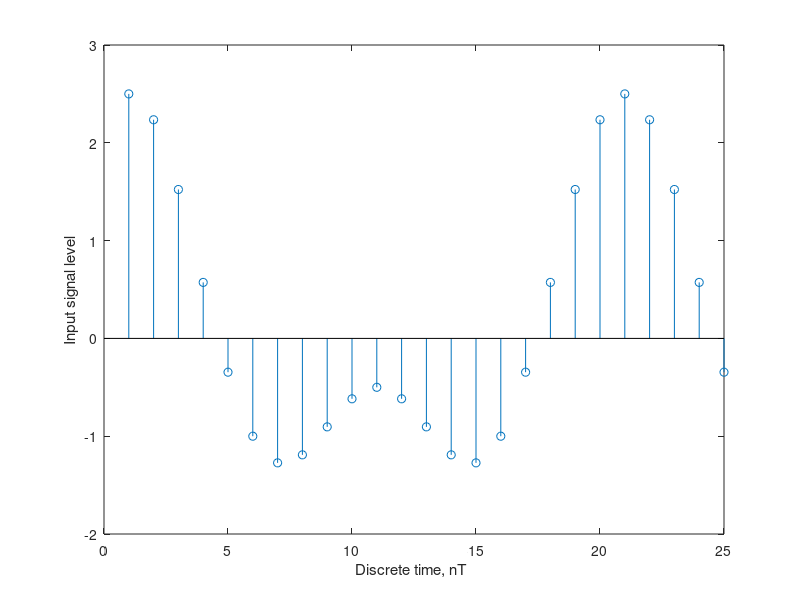
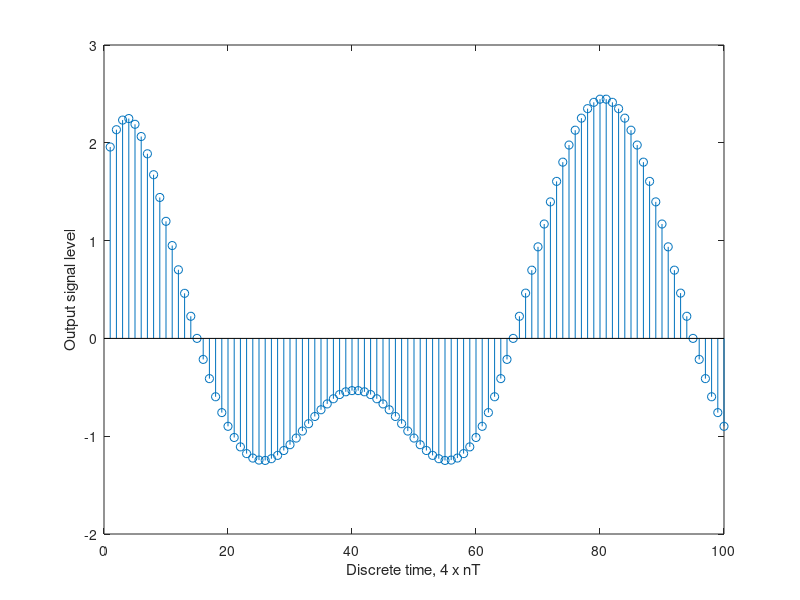

Here is the MATLAB script that generated these plots, in order:

%
%  m-file to illustrate simple interpolation and 
%  decimation operations (Program 9B.1, p641)
%	File name: prog9b1.m
%	An Illustration of interpolation by a factor of 4
%
Fs=1000;											%	sampling frequency
A=1.5;											%	relative amplitudes
B=1;
f1=50;											%	signal frequencies
f2=100;
t=0:1/Fs:1;										%	time vector
x=A*cos(2*pi*f1*t)+B*cos(2*pi*f2*t);	%	generate signal
y=interp(x,4);									%	interpolate signal by 4
stem(x(1:25))									%	plot original signal
xlabel('Discrete time, nT ')
ylabel('Input signal level')
figure
stem(y(1:100))									%	plot interpolated signal.
xlabel('Discrete time, 4 x nT')
ylabel('Output signal level')
